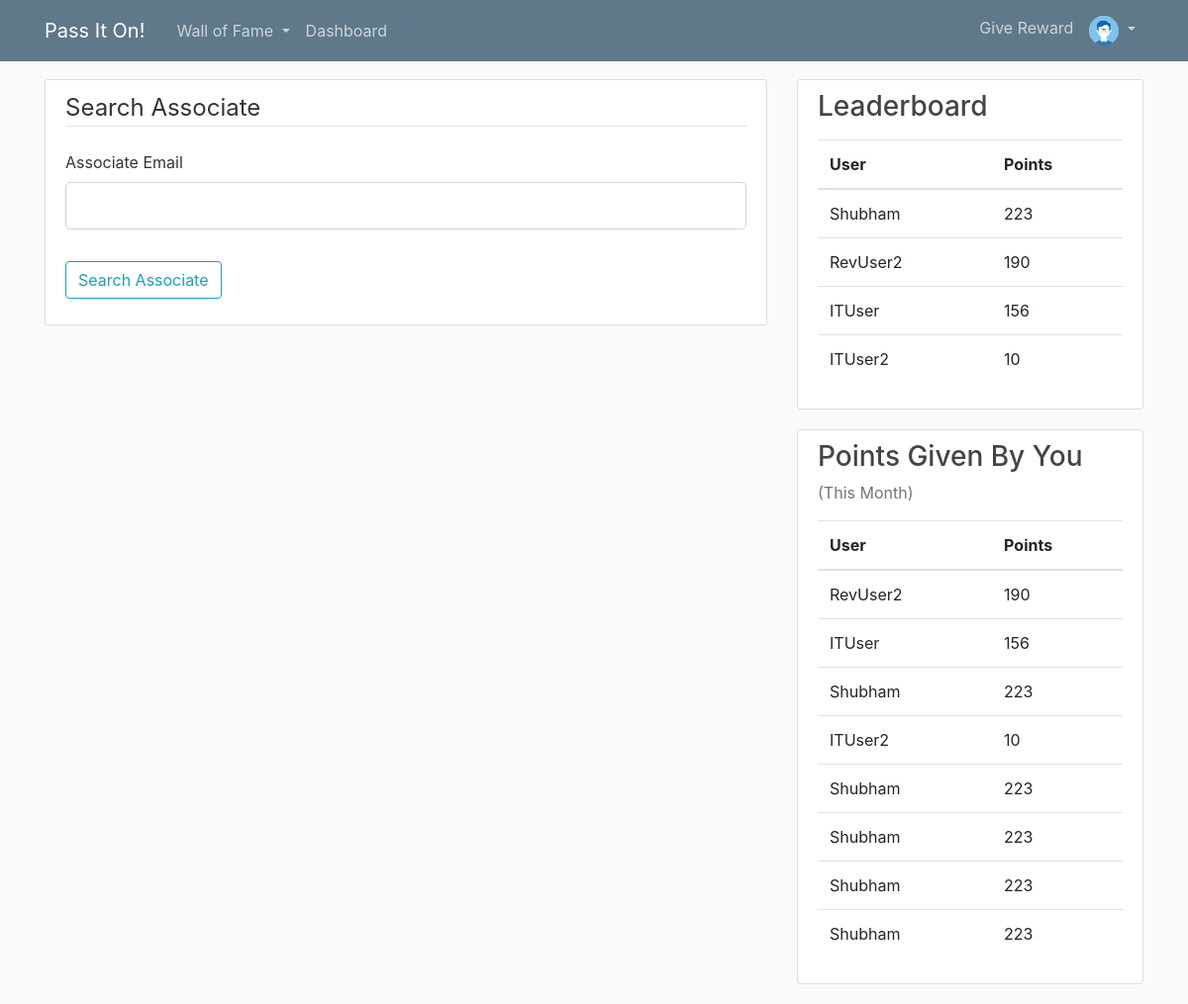
The app's page /reward/search (signed in) with its own data.
### flaskblog/models.py (models this page shows, shortened)
class User(db.Model, UserMixin):
    id = db.Column(db.Integer, primary_key=True)
    username = db.Column(db.String(20), unique=True, nullable=False)
    designation = db.Column(db.String(15), nullable=False)
    team = db.Column(db.String(15), nullable=False)
    email = db.Column(db.String(120), unique=True, nullable=False)
    image_file = db.Column(db.String(20), nullable=False, default='default.jpg')
    password = db.Column(db.String(60), nullable=False)
    balance = db.Column(db.Integer, nullable=False, default=0)
    earned = db.Column(db.Integer, nullable=False, default=0)
    posts = db.relationship('Post', backref='author', lazy=True)
    rewards = db.relationship('Reward', backref='giver', lazy=True)

### flaskblog/rewards/routes.py (the view)
@rewards.route('/reward/search' , methods =['GET', 'POST'])
@login_required
def search_associate():
    form = SearchAssociateForm()
    if form.validate_on_submit():
        associate = User.query.filter_by(email=form.associate_id.data).first()
        print(associate)
        return redirect(url_for('rewards.typeofreward', user_email = associate.email))
    counts = User.query.order_by(desc(User.earned)).limit(5)
    eligible = User.query.filter(User.balance<1000).filter(User.balance>0).order_by(desc(User.earned))
    eligible = current_user.rewards
    templist=[]
    for reward in eligible:
        temp =  User.query.filter(User.email==reward.associate_id).first()
        templist.append(temp)
    eligible = templist
    return render_template('search_associate.html', title='New Reward', form=form,
                           legend='Search Associate', counts=counts, eligible=eligible)

### flaskblog/rewards/forms.py (shortened to what this page needs)
class SearchAssociateForm(FlaskForm):
    associate_id = StringField('Associate Email', validators=[ DataRequired(), Email() ])
    submit = SubmitField('Search Associate')

### flaskblog/models.py (called while the page is built)
@login_manager.user_loader
def load_user(user_id):
    return User.query.get(int(user_id))

### flaskblog/templates/search_associate.html (shortened to what this page needs)
{% extends 'layout.html' %}
{% block content %}
    <div class="content-section">
			<form method="POST" action="">
				<fieldset class="form-group">
					<legend class="border-bottom mb-4">{{ legend }}</legend>
					<div class="form-group">
						{{ form.associate_id.label(class="form-control-label") }}
						{% if form.associate_id.errors %}
							{{ form.associate_id(class="form-control form-control-lg is-invalid") }}
							<div class="invalid-feedback">
								{% for error in form.associate_id.errors %}
									<span> {{ error }} </span>
								{% endfor %}
							</div>
						{% else %}
							{{ form.associate_id(class="form-control form-control-lg") }}
						{% endif %}
					</div>
				</fieldset>
				<div class="form-group">
					{{ form.submit(class="btn btn-outline-info") }}
				</div>
    		</form>
	</div>
{% endblock content%}

### flaskblog/templates/layout.html (shortened to what this page needs)
<!DOCTYPE html>
<html>
	<head>
        <link rel="stylesheet" href="https://stackpath.bootstrapcdn.com/bootstrap/4.2.1/css/bootstrap.min.css">
        <link rel="stylesheet" type= "text/css" href="{{ url_for('static', filename='main.css')}}">
	</head>
    	<body>
        	<header class="site-header">
                  <nav class="navbar navbar-expand-md navbar-dark bg-steel fixed-top">
                    <div class="container">
                      <a class="navbar-brand mr-4" href="{{ url_for('main.home_all') }}">Pass It On!</a>
                      <div class="collapse navbar-collapse" id="navbarToggle">
                        <div class="navbar-nav mr-auto">
                          {% if current_user.is_authenticated %}
                            <li class="nav-item dropdown">
                                <a class="nav-link dropdown-toggle" href="#" id="navbarDropdown" role="button" data-toggle="dropdown" aria-haspopup="true" aria-expanded="false">
                                  Wall of Fame
                                </a>
                            </li>
                          {% else %}
                          <a class="nav-item nav-link" href="{{ url_for('main.home') }}">Wall of Fame</a>
                          {% endif %}
                          <a class="nav-item nav-link" href="{{ url_for('rewards.dashboard') }}">Dashboard</a>
                        </div>
                        <div class="navbar-nav">
                          {% if current_user.is_authenticated %}
                              <a class="nav-item nav-link" href="{{ url_for('rewards.search_associate') }}">Give Reward</a>
                              <li class="nav-item dropdown">
                                <a class="nav-link dropdown-toggle" href="#" id="navbarDropdown" role="button" data-toggle="dropdown" aria-haspopup="true" aria-expanded="false">
                                  <img class="rounded-circle article-img-icon" src="{{ url_for('static', filename='profile_pics/' + current_user.image_file) }}">
                                </a>
                            </li>
                          {% else %}
                              <a class="nav-item nav-link" href="{{ url_for('users.login') }}">Login</a>
                              <a class="nav-item nav-link" href="{{ url_for('users.register') }}">Register</a>
                          {% endif %}
                        </div>
                      </div>
                    </div>
                  </nav>
            </header>
        	<main role="main" class="container">
                  <div class="row">
                    <div class="col-md-8">
                      {% block content %}{% endblock %}
                    </div>
                    <div class="col-md-4">
                    {% if counts %}
                      <div class="content-section">
                        <h3>Leaderboard</h3>
                          <table class="table">
                              <thead>
                                <tr>
                                  <th scope="col">User</th>
                                  <th scope="col">Points</th>
                                </tr>
                              </thead>
                              <tbody>
                                   {% for count in counts %}
                                   {% if count.earned > 0 %}
                                    <tr>
                                        <td>{{ count.username }}</td>
                                        <td>{{ count.earned }}</td>
                                    </tr>
                                    {% endif %}
                                  {% endfor %}
                              </tbody>
                         </table>
                      </div>
                      {% endif%}
                      {% if eligible %}
                      <div class="content-section">
                        <h3>Points Given By You </h3>
                        <p class='text-muted'>(This Month)</p>
                          <table class="table">
                              <thead>
                                <tr>
                                  <th scope="col">User</th>
                                  <th scope="col">Points</th>
                                </tr>
                              </thead>
                              <tbody>
                                   {% for eli in eligible %}
                                    <tr>
                                        <td>{{ eli.username }}</td>
                                        <td>{{ eli.earned }}</td>
                                    </tr>
                                  {% endfor %}
                              </tbody>
                         </table>
                      </div>
                      {% endif%}
                    </div>
                  </div>
            </main>
	</body>
</html>

### flaskblog/static/main.css (style rules this page uses)
body { background: #fafafa; color: #333333; margin-top: 5rem; }
h1, h2, h3, h4, h5, h6 { color: #444444; }
.bg-steel { background-color: #5f788a; }
.site-header .navbar-nav .nav-link { color: #cbd5db; }
.content-section { background: #ffffff; padding: 10px 20px; border: 1px solid #dddddd; border-radius: 3px; margin-bottom: 20px; }
.article-img-icon { height: 30px; width: 30px; margin:0px; }

### records on screen
User: image_file (placeholder picture)
User: username "Shubham", earned "223"
User: username "RevUser2", earned "190"
User: username "ITUser", earned "156"
User: username "ITUser2", earned "10"

### other values on screen
{{ legend }} "Search Associate"
